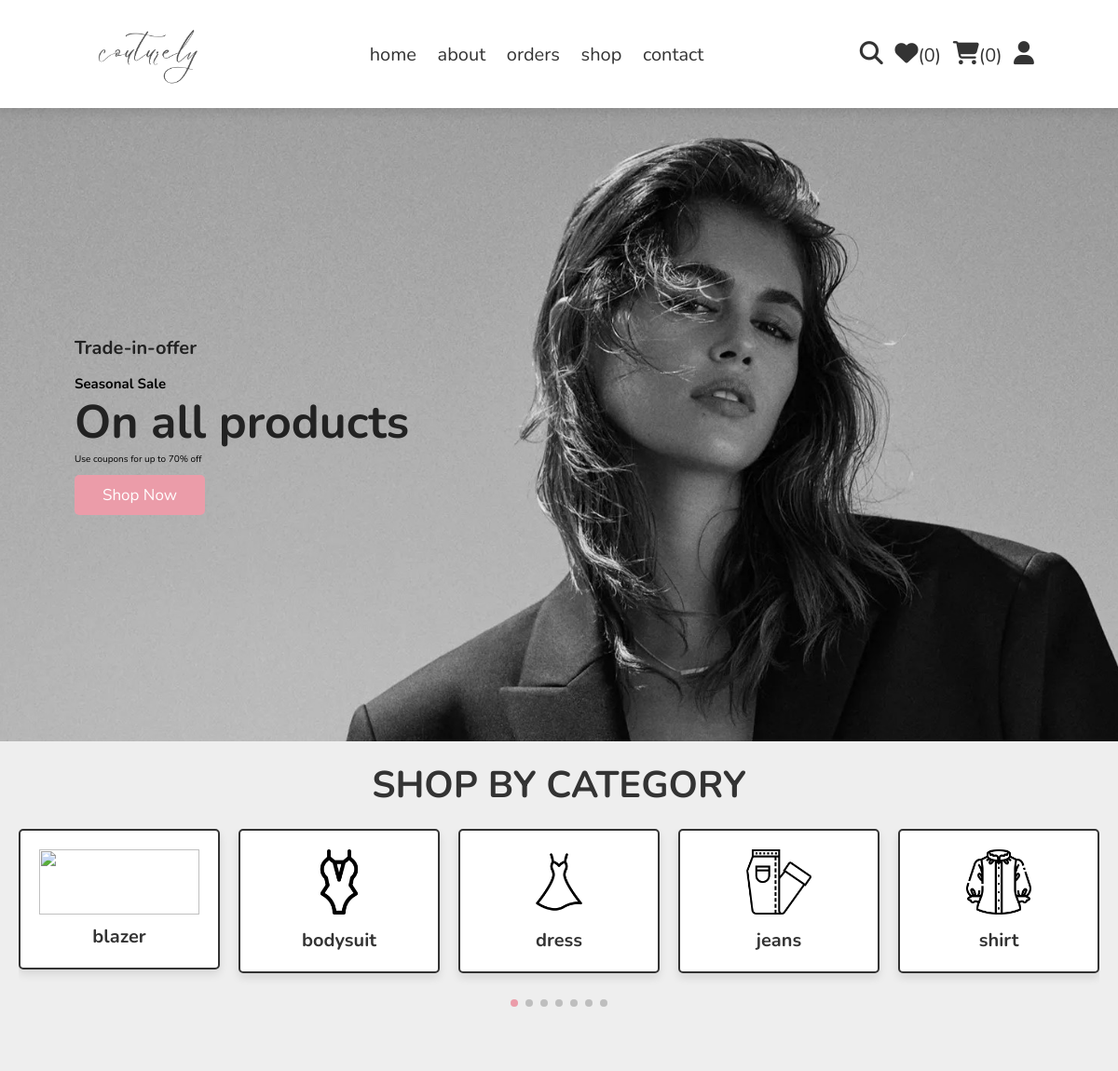
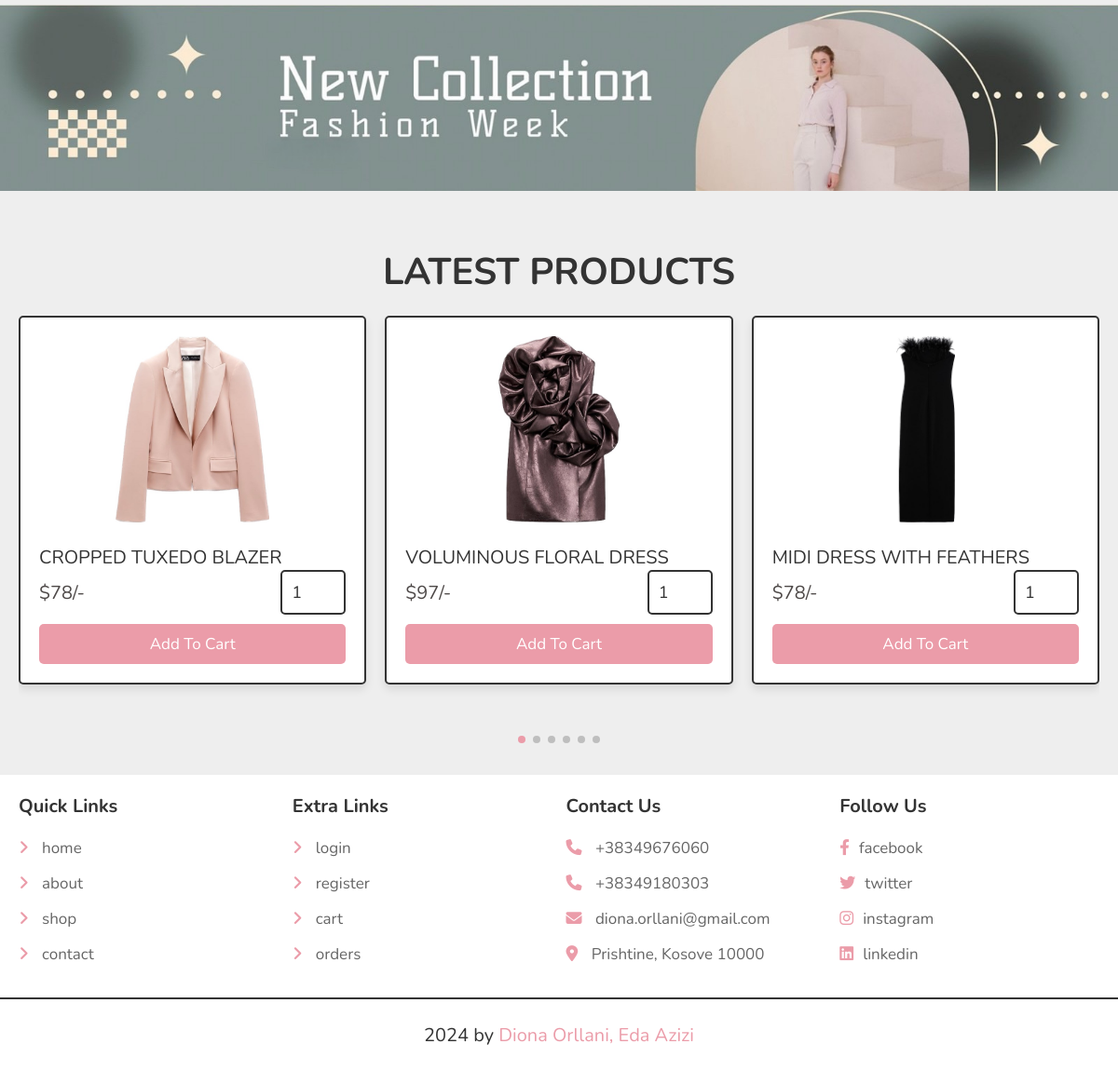
The app's page /home.php with its own data (2 pictures, top to bottom).
### tables this page shows
CREATE TABLE `products` (
  `id` int(100) NOT NULL,
  `name` varchar(100) NOT NULL,
  `details` varchar(500) NOT NULL,
  `price` int(10) NOT NULL,
  `image_01` varchar(100) NOT NULL,
  `image_02` varchar(100) NOT NULL,
  `image_03` varchar(100) NOT NULL
);

### home.php (the view, shortened to what this page needs)
<?php
include 'components/wishlist_cart.php';
?>
<!DOCTYPE html>
<html lang="en">
<head>
   <link rel="stylesheet" href="https://unpkg.com/swiper@8/swiper-bundle.min.css" />
   <link rel="stylesheet" href="https://cdnjs.cloudflare.com/ajax/libs/font-awesome/6.1.1/css/all.min.css">
   <link rel="stylesheet" href="css/style.css">
</head>
<body>
<?php include 'components/user_header.php'; ?>
<div id="hero">
        <h4>Trade-in-offer</h4>
        <h2>Seasonal Sale</h2>
        <h1>On all products</h1>
        <p>Use coupons for up to 70% off</p>
        <a href="shop.php" class="btn">shop now</a>
</div>
<section class="category">
   <h1 class="heading">shop by category</h1>
   <div class="swiper category-slider">
   <div class="swiper-wrapper">
   <a href="category.php?category=blazer" class="swiper-slide slide">
      <img src=icons/blazer.png alt="">
      <h3>blazer</h3>
   </a>
   <a href="category.php?category=bodysuit" class="swiper-slide slide">
      <img src="icons/bodysuit.png" alt="">
      <h3>bodysuit</h3>
   </a>
   <a href="category.php?category=dress" class="swiper-slide slide">
      <img src="icons/dress.png" alt="">
      <h3>dress</h3>
   </a>
   <a href="category.php?category=jeans" class="swiper-slide slide">
      <img src="icons/jeans.png" alt="">
      <h3>jeans</h3>
   </a>
   <a href="category.php?category=shirt" class="swiper-slide slide">
      <img src="icons/shirt.png" alt="">
      <h3>shirt</h3>
   </a>
   </div>
   <div class="swiper-pagination"></div>
   </div>
</section>
<div class="section-m1">
        <img src="" id="banner">
</div>
<section class="home-products">
   <h1 class="heading">latest products</h1>
   <div class="swiper products-slider">
   <div class="swiper-wrapper">
   <?php
     $select_products = $conn->prepare("SELECT * FROM `products` LIMIT 6");
     $select_products->execute();
     if($select_products->rowCount() > 0){
      while($fetch_product = $select_products->fetch(PDO::FETCH_ASSOC)){
   ?>
   <form action="" method="post" class="swiper-slide slide">
      <img src="uploaded_img/<?= $fetch_product['image_01']; ?>" alt="">
      <div class="name"><?= $fetch_product['name']; ?></div>
      <div class="flex">
         <div class="price"><span>$</span><?= $fetch_product['price']; ?><span>/-</span></div>
         <input type="number" name="qty" class="qty" min="1" max="99" onkeypress="if(this.value.length == 2) return false;" value="1">
      </div>
      <input type="submit" value="add to cart" class="btn" name="add_to_cart">
   </form>
   <?php
      }
   }else{
      echo '<p class="empty">no products added yet!</p>';
   }
   ?>
   </div>
   <div class="swiper-pagination"></div>
   </div>
</section>
<?php include 'components/footer.php'; ?>
</body>
</html>

### css/style.css (style rules this page uses)
:root { --main-color:rgb(235, 156, 169); --orange:rgb(126, 80, 88); --red:#4e4948; --black:#333; --white:#fff; --light-color:#666; --light-bg:#eee; --border:.2rem solid var(--black); --box-shadow:0 .5rem 1rem rgba(0,0,0,.1); }
* { font-family: 'Nunito', sans-serif; margin:0; padding:0; box-sizing: border-box; outline: none; border:none; text-decoration: none; }
html { font-size: 62.5%; overflow-x: hidden; }
body { background-color: var(--light-bg); }
section { padding:2rem; max-width: 1200px; margin:0 auto; }
.heading { font-size: 4rem; color:var(--black); margin-bottom: 2rem; text-align: center; text-transform: uppercase; }
.btn, .delete-btn, .option-btn { display: block; width: 100%; margin-top: 1rem; border-radius: .5rem; padding:1rem 3rem; font-size: 1.7rem; text-transform: capitalize; color:var(--white); cursor: pointer; text-align: center; }
.btn { background-color: var(--main-color); }
#hero { background-image: url(../images/slider-img1.jpg); height: 85vh; width: 100%; background-size: cover; background-position: center; padding: 0 80px; display: flex; flex-direction: column; align-items: flex-start; justify-content: center; }
#hero h4 { padding-bottom: 15px; font-size: 20px; color: #222; }
#hero h1 { font-size: 50px; line-height: 64px; color: #222; }
#hero .btn { display: inline-block; width: auto; }
.category .slide { margin-bottom: 5rem; box-shadow: var(--box-shadow); border:var(--border); text-align: center; padding:2rem; background: var(--white); border-radius: .5rem; }
.category .slide img { height: 7rem; width: 100%; object-fit: contain; margin-bottom: 1rem; user-select: none; }
.category .slide h3 { font-size: 2rem; color:var(--black); user-select: none; }
.section-m1 { margin: 40px 0; }
#banner { display:flex; justify-content: center; align-items: center; width:100%; height: 25vh; }
.home-products .slide { position: relative; padding:2rem; border-radius: .5rem; border:var(--border); background-color: var(--white); box-shadow: var(--box-shadow); margin-bottom: 5rem; overflow: hidden; user-select: none; }
.home-products .slide img { width: 100%; height: 20rem; object-fit: contain; margin-bottom: 2rem; }
.home-products .slide .name { font-size: 2rem; color:var(--black); }
.home-products .slide .flex { display: flex; align-items: center; justify-content: space-between; gap:1rem; }
.home-products .slide .flex .qty { width: 7rem; padding:1rem; border:var(--border); font-size: 1.8rem; color:var(--black); border-radius: .5rem; }
.home-products .slide .flex .price { margin:1rem 0; font-size: 2rem; color:var(--red); }

### records on screen
products: image_01 (picture), name "CROPPED TUXEDO BLAZER", price "78"
products: image_01 (picture), name "VOLUMINOUS FLORAL DRESS", price "97"
products: image_01 (picture), name "MIDI DRESS WITH FEATHERS", price "78"

### other values on screen
$total_wishlist_counts "0"
$total_cart_counts "0"
